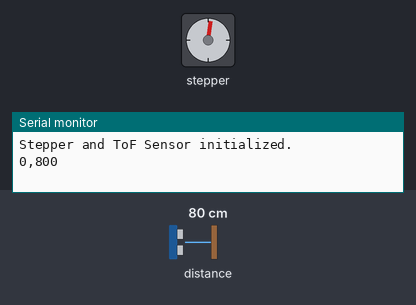
The sketch below on a simulated Arduino Uno, built with avr-gcc and run on an emulated ATmega328P. On the bench: stepper motor, the last lines printed to the serial monitor. Inputs (shaded band) come from the test bench; at power-on: distance to the obstacle 80 cm. Stepper angles assume 200 steps per turn.

Above: at 0.05 s.
At 0.75 s:
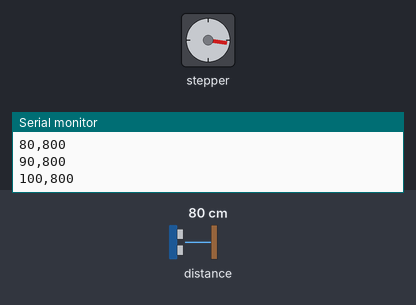
At 1.45 s:
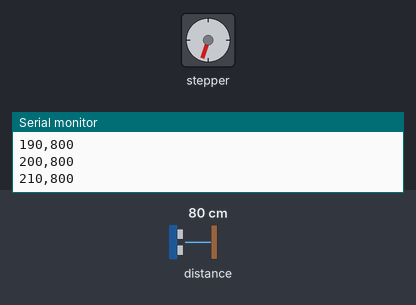
At 2.85 s:
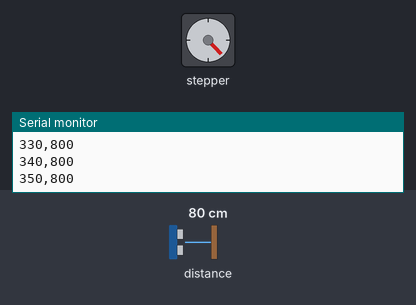
Timing chart, 0 to 6.6 s (numbered marks = the images above):
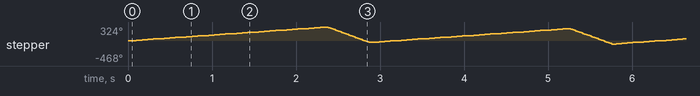

Measured:
- by itself, stepper: turns 324° clockwise in 2.3 s, then 360° counter-clockwise in 0.48 s, repeating every 2.9 s

The sketch:

tof_motor.ino
```cpp
#include <Adafruit_VL53L0X.h>
#include <Stepper.h>

// Define constants
const int stepsPerRevolution = 200;  // Adjust based on your stepper motor specs
const int stepperSpeed = 120;        // Increased speed in RPM
const int scanningResolution = 10;  // Increased angle increment to reduce steps

// Initialize ToF sensor
Adafruit_VL53L0X lox = Adafruit_VL53L0X();

// Initialize stepper motor (adjust pins as needed)
Stepper stepper(stepsPerRevolution, 8, 9, 10, 11);

void setup() {
  Serial.begin(115200);
  while (!Serial) {
    delay(1); // Wait for Serial connection
  }

  // Initialize ToF sensor
  if (!lox.begin()) {
    Serial.println("Failed to initialize VL53L0X sensor!");
    while (1);
  }

  // Initialize stepper motor
  stepper.setSpeed(stepperSpeed);
  Serial.println("Stepper and ToF Sensor initialized.");
}

void loop() {
  // Perform a full 360° scan
  for (int angle = 0; angle < 360; angle += scanningResolution) {
    // Measure distance
    VL53L0X_RangingMeasurementData_t measure;
    lox.rangingTest(&measure, false);

    int distance = (measure.RangeStatus != 4) ? measure.RangeMilliMeter : -1; // -1 for out of range

    // Send (angle, distance) via Serial
    Serial.print(angle);
    Serial.print(",");
    Serial.println(distance);

    // Rotate stepper motor by the resolution
    int steps = (stepsPerRevolution * scanningResolution) / 360; // Steps per resolution
    stepper.step(steps);

    delay(20); // Reduce delay to increase speed
  }

  // Return to the starting position
  stepper.step(-stepsPerRevolution); // Full revolution in reverse
}
```
